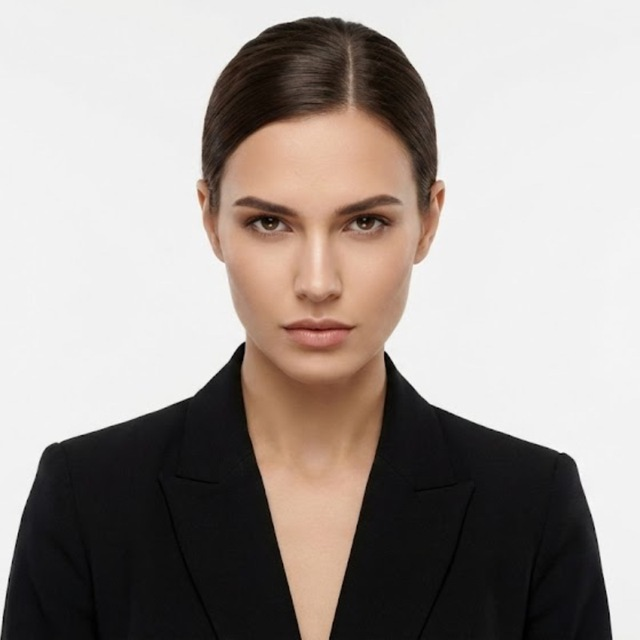
#> input picture assets/viki.png, 640 x 640 px
$ python remove_bg.py ../assets/viki.png out.png 100
#> lines starting #> are read from the running program, lines starting #| are printed output that depends on the picture
import sys
from PIL import Image

def remove_background(input_path, output_path, threshold=50):
#> called with input_path = '../assets/viki.png', output_path = 'out.png', threshold = 100
    try:
        img = Image.open(input_path).convert("RGBA")
        datas = img.getdata()

        # The background is dark, let's look at the corners to get average background color
        width, height = img.size
#> width = 640; height = 640
        corners = [
            img.getpixel((0, 0)),
            img.getpixel((width - 1, 0)),
            img.getpixel((0, height - 1)),
            img.getpixel((width - 1, height - 1))
        ]
#> corners = [(240, 240, 240, 255), (240, 240, 240, 255), (98, 98, 96, 255), (240, 240, 238, 255)]

        # Average color of corners
        avg_bg = [sum(c[i] for c in corners) // 4 for i in range(3)]
#> avg_bg = [204, 204, 203]
        print(f"Detected average background color: {avg_bg}")
#| Detected average background color: [204, 204, 203]

        newData = []
        for item in datas:
            # Calculate distance from background color
            dist = sum((item[i] - avg_bg[i]) ** 2 for i in range(3)) ** 0.5

            if dist < threshold:
                newData.append((0, 0, 0, 0)) # Fully transparent
            else:
                newData.append(item)
#> this loop made 409600 passes
#> (item, dist) on passes 1 to 3: ((240, 240, 240, 255), 62.94), ((240, 240, 240, 255), 62.94), ((240, 240, 240, 255), 62.94)
#> after the loop, newData = 409600 items

        img.putdata(newData)
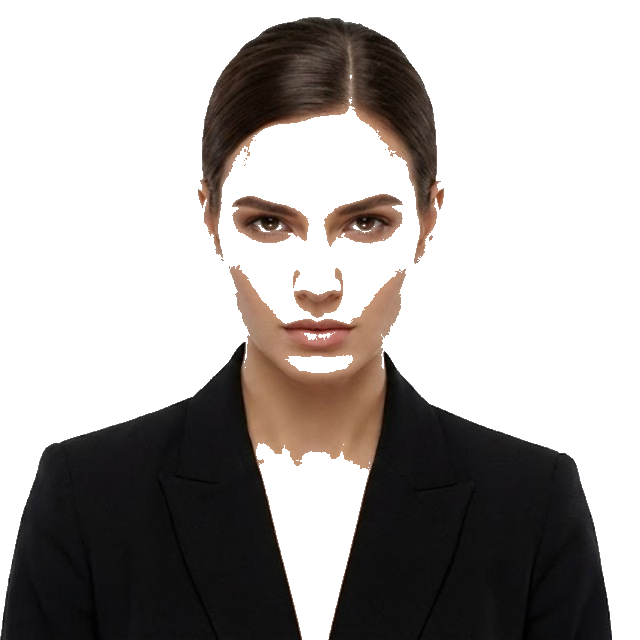
#> img: PIL image 640x640 RGBA; mean R, G, B, A 19.7, 15.7, 13.6, 101.1; transparent parts drawn white
        img.save(output_path, "PNG")
        print(f"Successfully saved transparent logo to {output_path}")
        return True
    except Exception as e:
        print(f"Error: {e}")
        return False

if __name__ == "__main__":
    if len(sys.argv) < 3:
        print("Usage: python remove_bg.py <input> <output> [threshold]")
    else:
        in_path = sys.argv[1]
        out_path = sys.argv[2]
        thresh = int(sys.argv[3]) if len(sys.argv) > 3 else 50
        remove_background(in_path, out_path, thresh)
